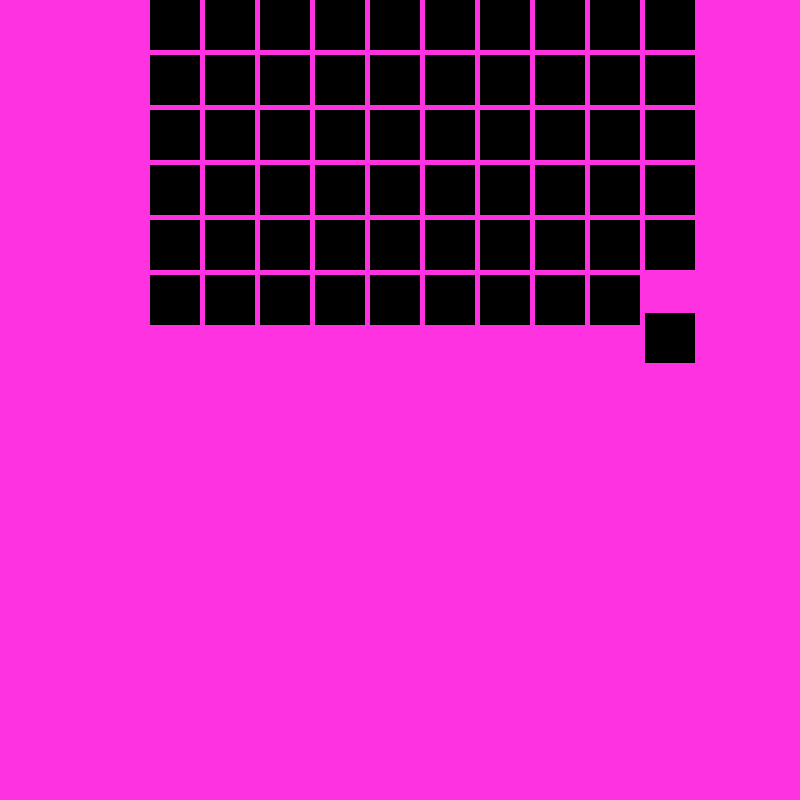
Frame 1 (no input)
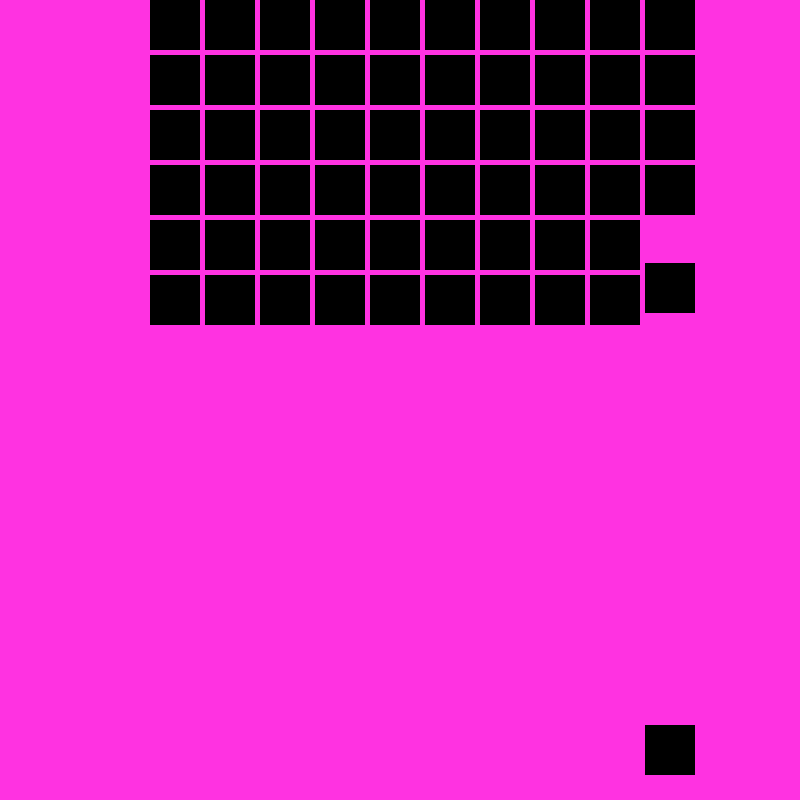
Frame 60 (the mouse pressed at the canvas centre just before this capture)
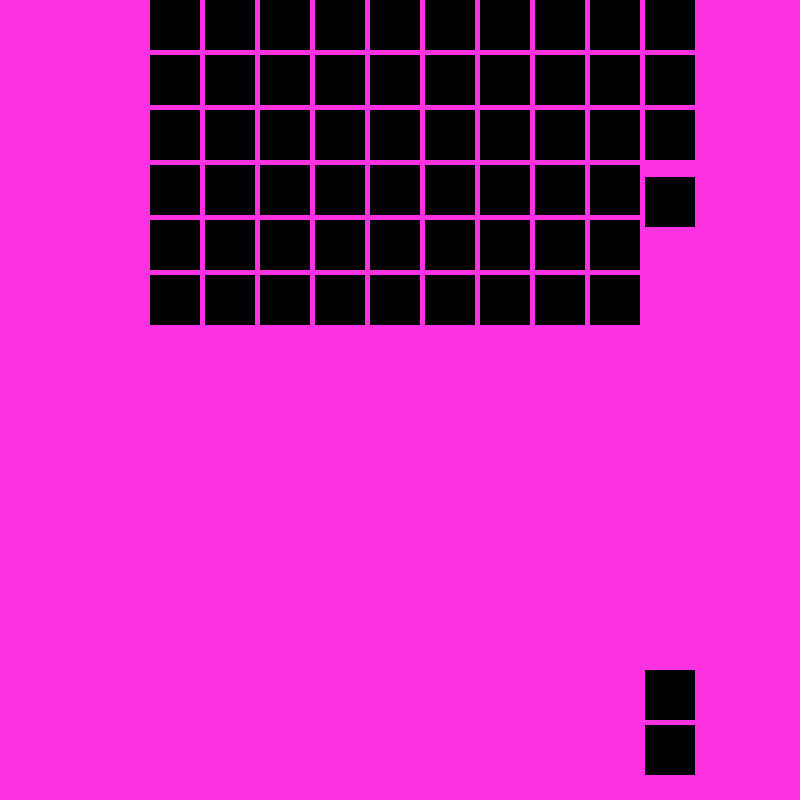
Frame 120 (the mouse held since frame 60 and released just before this capture)

The Processing sketch that drew these frames (run headless with seeded random() and noise(); from frame 60 on, the mouse is pressed at the canvas centre):

// Processing sketch: processing_95861
// ── processing_95861.pde

/*we need variables for:
 secondsstart,
 a 2d array for ypositions,
 square size,
 number of rows,
 numCols,
 currentI,
 currentJ
 */
int startseconds;
int numRows = 6;
int numCols = 10;
int[][] squareYs = new int[numCols][numRows];
int squareSize = 50;
int currentI = 9;
int currentJ = 5;
int lastFrame = 0;
boolean done = false;


void setup() {
  //size and stuff
  size(800, 800);

  for (int i = 0; i < numCols; i++) {
    for (int j = 0; j < numRows; j++) {
      //set the ypositions to the starting ones.
      squareYs[i][j] = j*(squareSize + 5);
    }
  }
}

void draw() {
    background(255, 50, 225);
    int now = millis();
    float deltaT = (float)(now - lastFrame) / 1000;
    lastFrame = now;
    int mspassed = now - startseconds;
    //keep track of time.
    if (mspassed >= 1000) {
      //a second has passed.
      startseconds = now;
    }

    if (!done) {
      //make the current rectangle fall
      squareYs[currentI][currentJ] += (450 * deltaT);
      int endY = currentJ*(squareSize + 5) + 450;
      if (squareYs[currentI][currentJ] >= endY) {
        squareYs[currentI][currentJ] = endY;
        currentJ--;
        if (currentJ < 0) {
          currentI--;
          if (currentI < 0) {
            done = true;
          }
          currentJ = 5;
        }
      }
    }

    //draw all the rectangles
    for (int i = 0; i < numCols; i++) {
      for (int j = 0; j < numRows; j++) {
        //set the ypositions to the starting ones.
        fill(0);
        noStroke();
        rect( 150 + (i * (squareSize+5)), squareYs[i][j], squareSize, squareSize);
      }
    }
  }
